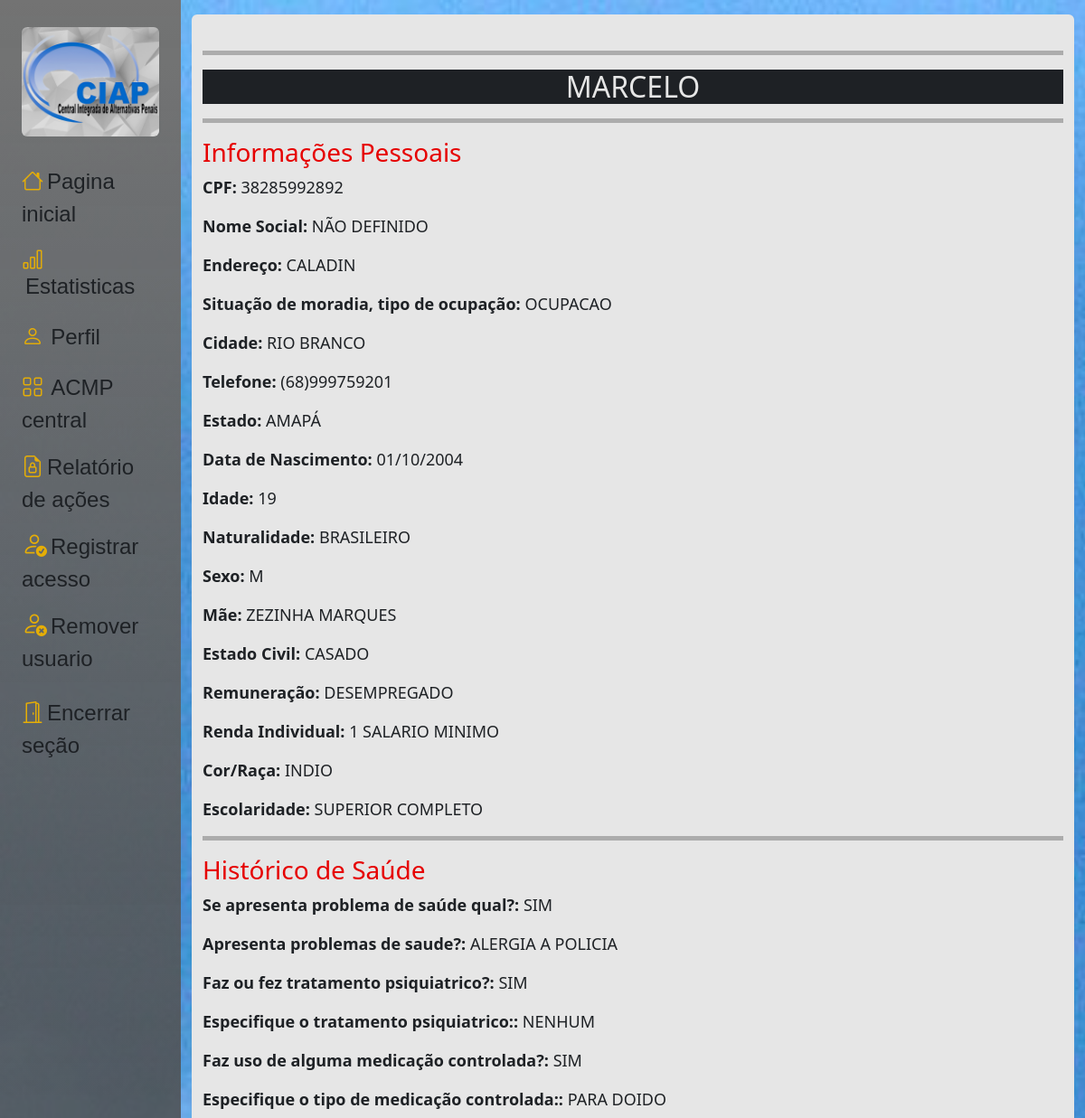
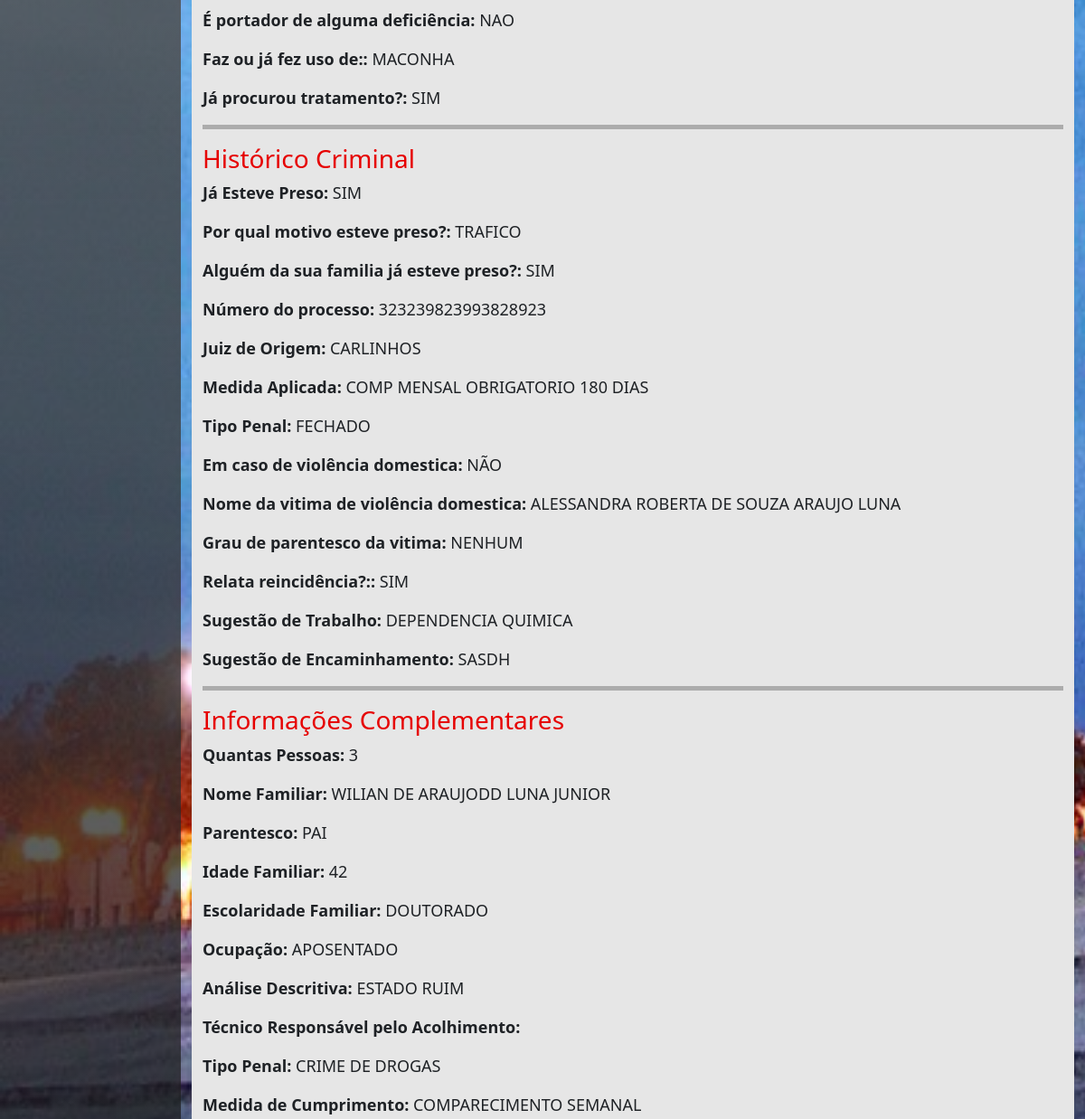
The app's page /base/buscar_nome/more_info/38285992892/ (upper part), older data (2 pictures, top to bottom).
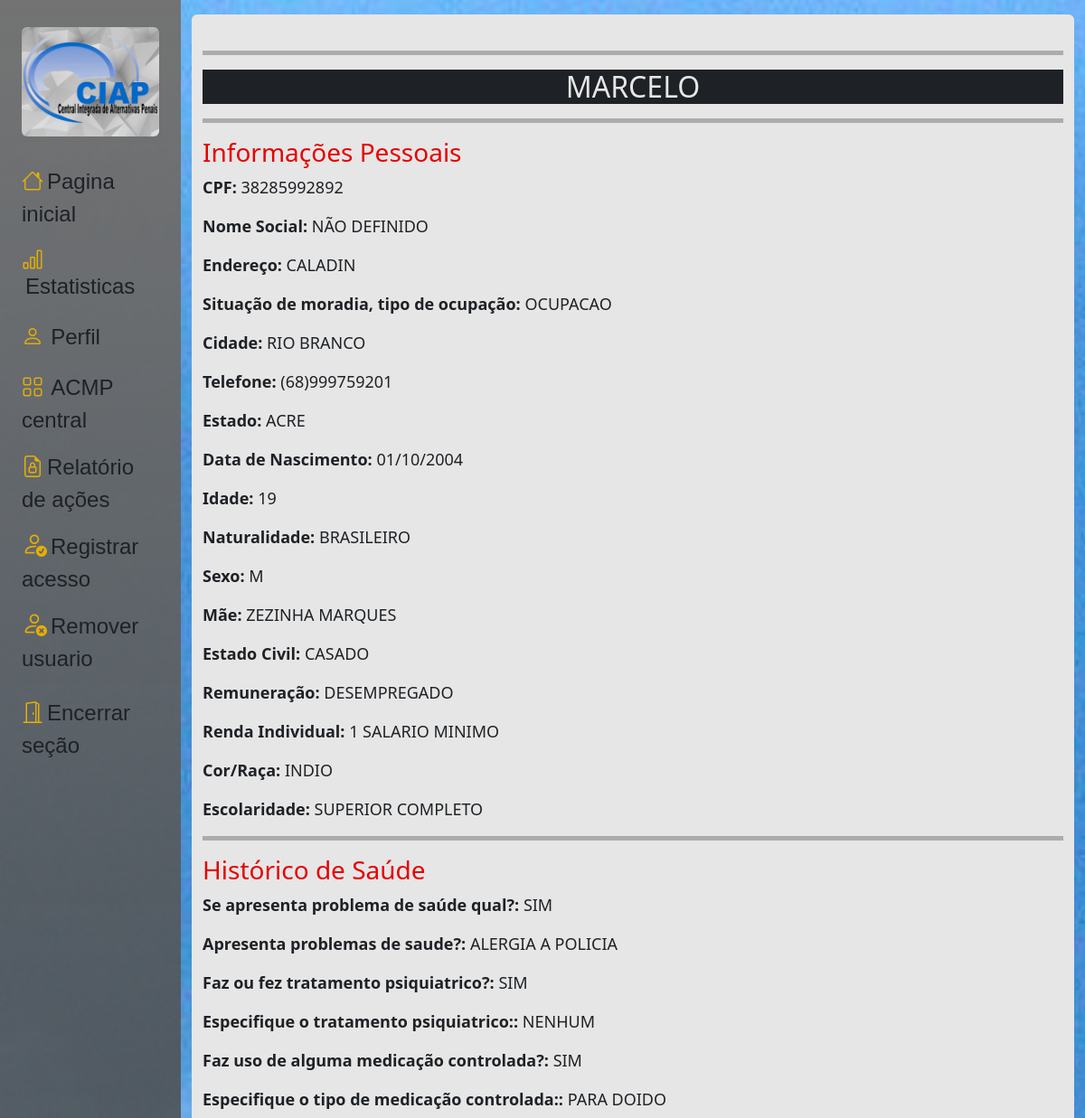
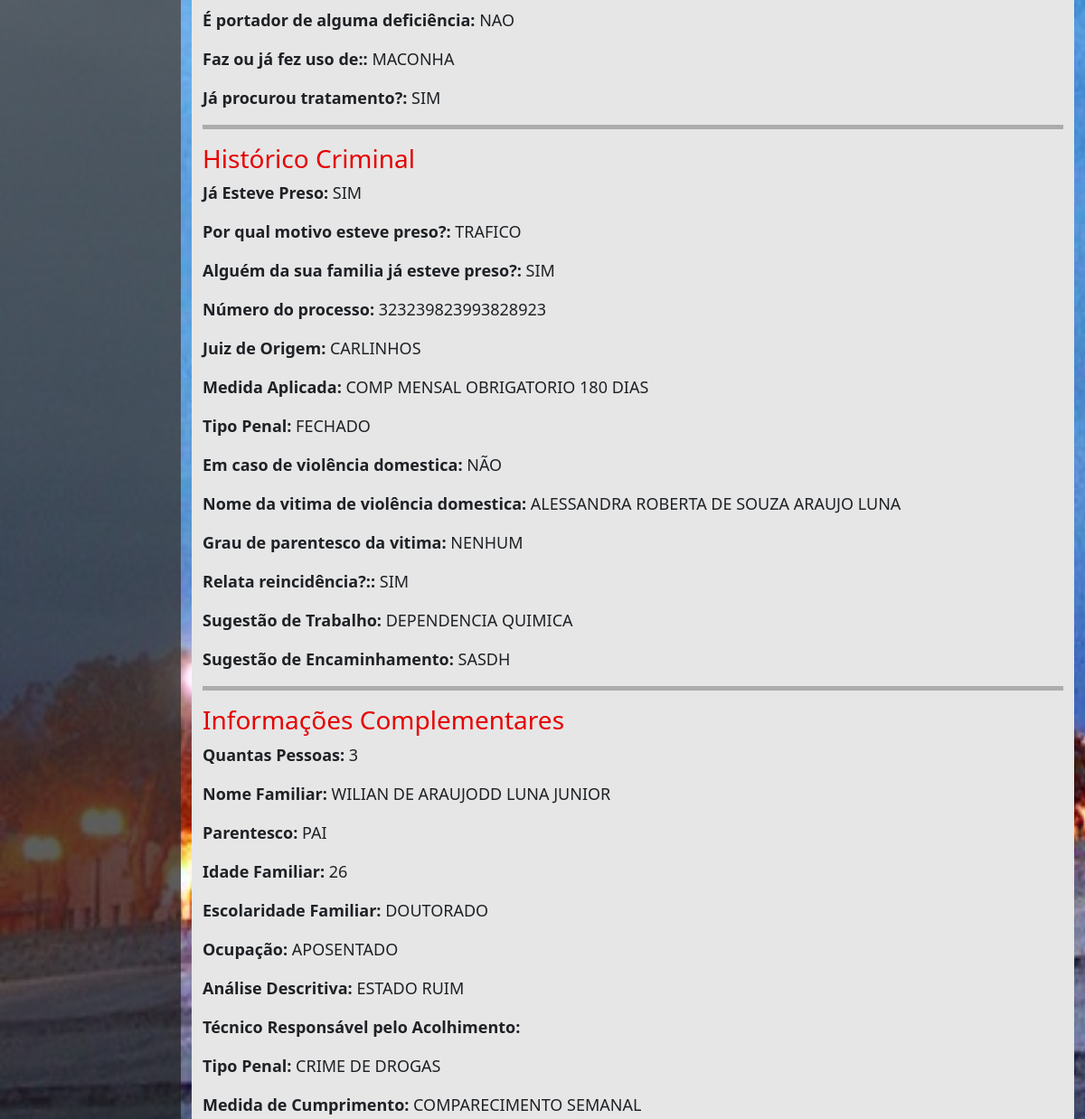
The same page, newer data (2 pictures, top to bottom).
### core/models.py (models this page shows, shortened)
class Cidadao(models.Model):
    unidade = models.CharField(
                        choices=c_unidade,
                        max_length=15,
                        null=False,
                        blank=False,
                        default='Não informado',
                        )
    cpf = models.CharField(max_length=11, primary_key=True, verbose_name='Cpf:', unique=True)
    nome = models.CharField(max_length=80, verbose_name='Nome completo:')
    nome_social = models.CharField(max_length=80, blank=True, null=True, verbose_name='Nome social:', default='Não definido')
    endereco = models.CharField(max_length=80, verbose_name='Endereço:')
    moradia_situacao = models.CharField(
                        max_length=15,
                        choices=c_moradia_situacao,
                        verbose_name='Situação de moradia, tipo de ocupação:',
                        blank=True,
                        null=True
                    )
    moradia_tipo = models.CharField(
                        max_length=9,
                        choices=c_moradia_tipo,
                        verbose_name='Tipo de moradia:',
                        blank=True,
                        null=True
                    )
    cidade = models.CharField(max_length=20, verbose_name='Cidade:')
    telefone = models.CharField(max_length=13, verbose_name='Telefone:')
    estado = models.CharField(
                    choices=c_estado,
                    verbose_name='Estado:',
                    max_length=19,
                    blank=False,
                    null=False,
                    default='Não informado',
                     )
    data_nascimento = models.DateField(blank=False, verbose_name='Data de Nascimento: Ex:(dia/mês/ano)')
    idade = models.CharField(max_length=2, verbose_name='Idade:')
    naturalidade = models.CharField(max_length=50, verbose_name='Naturalidade:')
    sexo = models.CharField(max_length=1, choices=c_sexo, blank=False,  null=False, verbose_name='Sexo:')
    mae = models.CharField(max_length=50, verbose_name='Nome da mãe:')
    estado_civil = models.CharField(choices=c_estado_civil,
                                    default='selecione',
                                    max_length=20)
    remuneracao = models.CharField(max_length=20, choices=c_remuneracao, default='Não informado', verbose_name='Remuneração:')
    renda_individual = models.CharField(max_length=50, choices=c_renda_invidual, null=True, blank=True)
    cor_raca = models.CharField(max_length=8, choices=c_raca_cor, verbose_name='Cor/Raça:', blank=False, null=False)
    escolaridade = models.CharField(
                                choices=c_escolaridade,
                                max_length=22,
                                default='selecione',
                                blank=False,
                                null=False,
                                    )
    data_entrada = models.DateField(auto_now_add=True)
    class Meta:
        indexes = [
            models.Index(fields=['nome']),
            models.Index(fields=['unidade']),
        ]

class InformacoesComplementares(models.Model):
    cidadao = models.ForeignKey(Cidadao, on_delete=models.CASCADE, to_field='cpf', related_name='informacoes_complementares')
    quantas_pessoas = models.CharField(max_length=2, blank=True, null=True,verbose_name='Quantas pessoas moram com você ? (inclua você na contagem)')
    nome_familiar = models.CharField(max_length=70, blank=False, null=False,verbose_name='Nome de um familiar:')
    parentesco = models.CharField(max_length=100, blank=True, null=True, verbose_name='Grau de parentesco:')
    idade_familiar = models.CharField(max_length=3, blank=True, null=True, verbose_name='Idade do familiar:')  # Valor padrão definido
    escolaridade_familiar = models.CharField(
                                            choices=c_escolaridade,
                                            max_length=30,
                                            blank=True,
                                            null=True,
                                            verbose_name='Grau de Escolaridade do familiar:')
    ocupacao = models.CharField(max_length=100, verbose_name='Ocupação:')
    analise_descritiva = models.CharField(max_length=300, verbose_name='Análise descritiva:')
    tip_penal = models.CharField(
                                    default='selecione',
                                    choices=c_tip_penal,
                                    max_length=30,
                                    verbose_name='Tipificação penal:'
                                )
    medida_cumprimento = models.CharField(
                                            default='selecione',
                                            max_length=50,
                                            choices=c_medida_cumprimento,
                                            verbose_name='Medida de cumprimento:',
                                            )
    motivo_saida = models.CharField(
                                    default='nao definido',
                                    choices=c_motivo_saida,
                                    max_length=40,
                                    verbose_name='Motivo de saida:'
                                    )

### core/views.py (the view)
# urls.py: path('base/buscar_nome/more_info/<str:cpf>/', views.more_info_view, name='more_info'),
def more_info_view(request, cpf):
    template_name = 'commons/include/more_info.html'
    cidadao = get_object_or_404(Cidadao, cpf=cpf)
    try:
        historico_saude = cidadao.historicos_saude.first()
        historico_criminal = cidadao.historicos_criminais.first()
        informacoes_complementares = cidadao.informacoes_complementares.first()
        form_acomp = cidadao.form_acompanhamento_central.first()
        form_violen = cidadao.form_violencia_domes.all()
    except DatabaseError:
        messages.error(request, 'Não foi possível localizar os dados no banco!')
    context = {
        'cidadao': cidadao,
        'historico_saude': historico_saude,
        'historico_criminal': historico_criminal,
        'informacoes_complementares': informacoes_complementares,
        'form_acomp_central': form_acomp,
        'form_violen': form_violen,
    }
    return render(request, template_name, context)

### templates/commons/include/more_info.html (shortened to what the changed rows need)
{% extends 'commons/include/new_base.html' %}
{% load static %}
{% block css %}
    <link href="{% static 'css/busca.css' %}" rel="stylesheet">
{% endblock %}
{% block content %}
    <div class="container rounded">
            {% if cidadao.cpf %}
            <br>
            <hr>
                <h2 class="text-center bg-dark text-white">{{ cidadao.nome }}</h2>
            <hr>
                <div class="section-title">
                    <h3>Informações Pessoais</h3>
                </div>
                <div class="info-item">
                    <p><strong>CPF:</strong> {{ cidadao.cpf }}</p>
                    <p><strong>Nome Social:</strong> {{ cidadao.nome_social }}</p>
                    <p><strong>Endereço:</strong> {{ cidadao.endereco }}</p>
                    <p><strong>Situação de moradia, tipo de ocupação:</strong> {{ cidadao.moradia_situacao }}</p>
                    <p><strong>Cidade:</strong> {{ cidadao.cidade }}</p>
                    <p><strong>Telefone:</strong> {{ cidadao.telefone }}</p>
                    <p><strong>Estado:</strong> {{ cidadao.estado }}</p>
                    <p><strong>Data de Nascimento:</strong> {{ cidadao.data_nascimento }}</p>
                    <p><strong>Idade:</strong> {{ cidadao.idade }}</p>
                    <p><strong>Naturalidade:</strong> {{ cidadao.naturalidade }}</p>
                    <p><strong>Sexo:</strong> {{ cidadao.sexo }}</p>
                    <p><strong>Mãe:</strong> {{ cidadao.mae }}</p>
                    <p><strong>Estado Civil:</strong> {{ cidadao.estado_civil }}</p>
                    <p><strong>Remuneração:</strong> {{ cidadao.remuneracao }}</p>
                    <p><strong>Renda Individual:</strong> {{ cidadao.renda_individual }}</p>
                    <p><strong>Cor/Raça:</strong> {{ cidadao.cor_raca }}</p>
                    <p><strong>Escolaridade:</strong> {{ cidadao.escolaridade }}</p>
                </div>
                <hr>
                <div class="section-title">
                    <h3>Histórico de Saúde</h3>
                </div>
                <div class="info-item">
                    {% if historico_saude %}
                        <p><strong>Se apresenta problema de saúde qual?:</strong> {{ historico_saude.saude }}</p>
                        <p><strong>Apresenta problemas de saude?:</strong> {{ historico_saude.saude_just }}</p>
                        <p><strong>Faz ou fez tratamento psiquiatrico?:</strong> {{ historico_saude.tratamento_psi }}</p>
                        <p><strong>Especifique o tratamento psiquiatrico::</strong> {{ historico_saude.tratamento_psi_jus }}</p>
                        <p><strong>Faz uso de alguma medicação controlada?:</strong> {{ historico_saude.medicacao_controlada }}</p>
                        <p><strong>Especifique o tipo de medicação controlada::</strong> {{ historico_saude.medicacao_controlada_jus }}</p>
                        <p><strong>É portador de alguma deficiência:</strong> {{ historico_saude.deficiencia }}</p>
                        <p><strong>Faz ou já fez uso de::</strong> {{ historico_saude.drogas_uso }}</p>
                        <p><strong>Já procurou tratamento?:</strong> {{ historico_saude.tratamento }}</p>
                    {% else %}
                        <p>Histórico de saúde não disponível.</p>
                    {% endif %}
                </div>
                <hr>
                <div class="section-title">
                    <h3>Histórico Criminal</h3>
                </div>
                <div class="info-item">
                    {% if historico_criminal %}
                        <p><strong>Já Esteve Preso:</strong> {{ historico_criminal.ja_esteve_preso }}</p>
                        <p><strong>Por qual motivo esteve preso?:</strong> {{ historico_criminal.prisao_justificativa }}</p>
                        <p><strong>Alguém da sua familia já esteve preso?:</strong> {{ historico_criminal.prisao_familiar }}</p>
                        <p><strong>Número do processo:</strong> {{ historico_criminal.numero_do_processo }}</p>
                        <p><strong>Juiz de Origem:</strong> {{ historico_criminal.juiz_de_origem }}</p>
                        <p><strong>Medida Aplicada:</strong> {{ historico_criminal.medida_aplicada }}</p>
                        <p><strong>Tipo Penal:</strong> {{ historico_criminal.tipo_penal }}</p>
                        <p><strong>Em caso de violência domestica:</strong> {{ historico_criminal.violencia_domestica }}</p>
                        <p><strong>Nome da vitima de violência domestica:</strong> {{ historico_criminal.violencia_dome_nome_vitima }}</p>
                        <p><strong>Grau de parentesco da vitima:</strong> {{ historico_criminal.grau_de_parentesco }}</p>
                        <p><strong>Relata reincidência?::</strong> {{ historico_criminal.reincidencia }}</p>
                        <p><strong>Sugestão de Trabalho:</strong> {{ historico_criminal.sugestao_de_trabalho }}</p>
                        <p><strong>Sugestão de Encaminhamento:</strong> {{ historico_criminal.sugest_encaminhamento }}</p>
                    {% else %}
                        <p>Histórico criminal não disponível.</p>
                    {% endif %}
                </div>
                <hr>
                <div class="section-title">
                    <h3>Informações Complementares</h3>
                </div>
                <div class="info-item">
                    {% if informacoes_complementares %}
                        <p><strong>Quantas Pessoas:</strong> {{ informacoes_complementares.quantas_pessoas }}</p>
                        <p><strong>Nome Familiar:</strong> {{ informacoes_complementares.nome_familiar }}</p>
                        <p><strong>Parentesco:</strong> {{ informacoes_complementares.parentesco }}</p>
                        <p><strong>Idade Familiar:</strong> {{ informacoes_complementares.idade_familiar }}</p>
                        <p><strong>Escolaridade Familiar:</strong> {{ informacoes_complementares.escolaridade_familiar }}</p>
                        <p><strong>Ocupação:</strong> {{ informacoes_complementares.ocupacao }}</p>
                        <p><strong>Análise Descritiva:</strong> {{ informacoes_complementares.analise_descritiva }}</p>
                        <p><strong>Técnico Responsável pelo Acolhimento:</strong> {{ informacoes_complementares.tecnico_responsavel }}</p>
                        <p><strong>Tipo Penal:</strong> {{ informacoes_complementares.tip_penal }}</p>
                        <p><strong>Medida de Cumprimento:</strong> {{ informacoes_complementares.medida_cumprimento }}</p>
                    {% else %}
                        <p>Informações complementares não disponíveis.</p>
                    {% endif %}
                    <br>
                <br>
            {% else %}
                <p class="text-center">Cidadão não encontrado.</p>
            {% endif %}
    </div>
{% endblock content %}

Row changes from the older to the newer data that the page shows:
changed Cidadao "MARCELO": estado "AMAPÁ" → "ACRE"
changed InformacoesComplementares "WILIAN DE ARAUJODD LUNA JUNIOR": idade_familiar "42" → "26"
